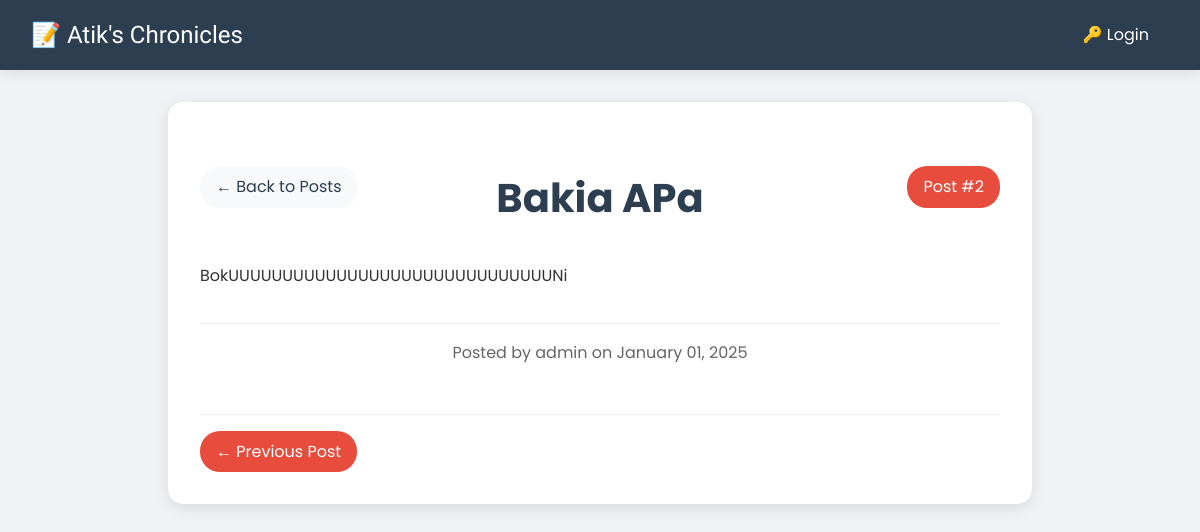
/post/1, run on the app's committed database.
### models.py (models this page shows)
class Post(db.Model):
    id = db.Column(db.Integer, primary_key=True)
    title = db.Column(db.String(100), nullable=False)
    date_posted = db.Column(db.DateTime, nullable=False, default=datetime.utcnow)
    content = db.Column(db.Text, nullable=False)
    user_id = db.Column(db.Integer, db.ForeignKey('user.id'), nullable=False)
    author = db.relationship('User', backref=db.backref('posts', lazy=True))

class User(db.Model, UserMixin):
    id = db.Column(db.Integer, primary_key=True)
    username = db.Column(db.String(20), unique=True, nullable=False)
    password = db.Column(db.String(60), nullable=False)

### routes.py (the view)
@app.route("/post/<int:post_id>")
def view_post(post_id):
    post = Post.query.get_or_404(post_id)
    all_posts = Post.query.order_by(Post.date_posted.desc()).all()
    post_number = all_posts.index(post) + 1
    prev_post = None
    next_post = None
    for i, p in enumerate(all_posts):
        if p.id == post_id:
            if i > 0:
                prev_post = all_posts[i-1]
            if i < len(all_posts)-1:
                next_post = all_posts[i+1]
            break
    return render_template('view_post.html',
                         post=post,
                         post_number=post_number,
                         prev_post=prev_post,
                         next_post=next_post)

### templates/view_post.html (shortened to what this page needs)
{% extends "base.html" %}
{% block content %}
<div class="full-post-container">
    <div class="post-header">
        <a href="{{ url_for('home') }}" class="back-button">← Back to Posts</a>
        <div class="post-number">Post #{{ post_number }}</div>
        <h1 class="post-title">{{ post.title }}</h1>
    </div>
    <div class="post-content">
        {{ post.content }}
    </div>
    <div class="post-meta">
        Posted by {{ post.author.username }} on {{ post.date_posted.strftime('%B %d, %Y') }}
    </div>
    <div class="post-navigation">
        {% if prev_post %}
            <a href="{{ url_for('view_post', post_id=prev_post.id) }}" class="nav-button">← Previous Post</a>
        {% else %}
            <span></span>
        {% endif %}
    </div>
</div>
{% endblock %}

### templates/base.html (style rules this page uses)
:root { --primary-color: #2c3e50; --accent-color: #e74c3c; --paper-color: #fff; --line-color: #91a4c1; }
body { margin: 0; padding: 0; font-family: 'Poppins', sans-serif; background-image: url('https://www.transparenttextures.com/patterns/notebook-dark.png'); background-color: #f0f2f5; line-height: 1.6; }

### templates/view_post.html (style rules this page uses)
.full-post-container { max-width: 800px; margin: 2rem auto; background: white; padding: 2rem; border-radius: 15px; box-shadow: 0 4px 15px rgba(0,0,0,0.1); }
.post-header { margin-bottom: 2rem; position: relative; }
.back-button { position: absolute; top: 0; left: 0; background: #f8f9fa; padding: 0.5rem 1rem; border-radius: 20px; color: #2c3e50; text-decoration: none; display: flex; align-items: center; gap: 0.5rem; transition: transform 0.3s ease; }
.post-title { text-align: center; color: #2c3e50; font-size: 2.5rem; margin: 2rem 0; }
.post-content { line-height: 1.8; color: #333; margin-bottom: 2rem; }
.post-meta { color: #666; text-align: center; padding: 1rem 0; border-top: 1px solid #eee; }
.post-navigation { display: flex; justify-content: space-between; margin-top: 2rem; padding-top: 1rem; border-top: 1px solid #eee; }
.nav-button { padding: 0.5rem 1rem; background: #e74c3c; color: white; text-decoration: none; border-radius: 20px; transition: transform 0.3s ease; }
.post-number { position: absolute; top: 0; right: 0; background: #e74c3c; color: white; padding: 0.5rem 1rem; border-radius: 20px; }

### data on the page
Post: title "Bakia APa", content "BokUUUUUUUUUUUUUUUUUUUUUUUUUUUUUUNi", date_posted "January 01, 2025"
User: author.username "admin"

### other printed values
{{ post_number }} "2"
